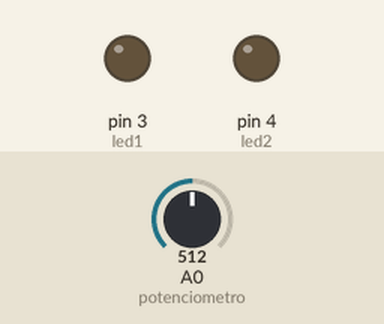
Bench run of a sketch on a simulated Arduino Uno, built with avr-gcc and run on an emulated ATmega328P. On the bench: output pins drawn as LEDs (lit = HIGH). The test bench sets the inputs (shaded band); at power-on: A0 (potenciometro) = 512.

Above: at 1.2 s.
1.3 s: A0 (potenciometro) set to 514
At 2.5 s:
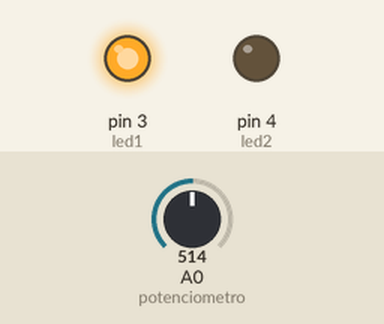
2.8 s: A0 (potenciometro) set to 716
At 3.6 s:
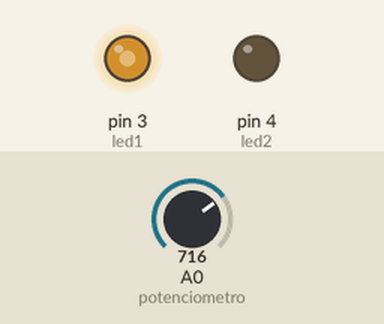
4.3 s: A0 (potenciometro) set to 900
At 4.7 s:
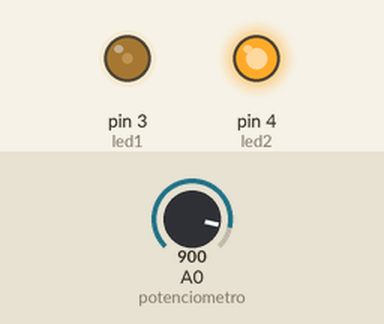
5.8 s: A0 (potenciometro) set to 306
At 7.0 s:
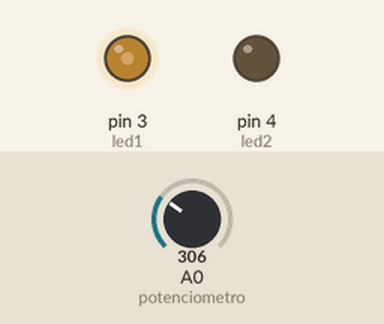
7.3 s: A0 (potenciometro) set to 122
At 8.2 s:
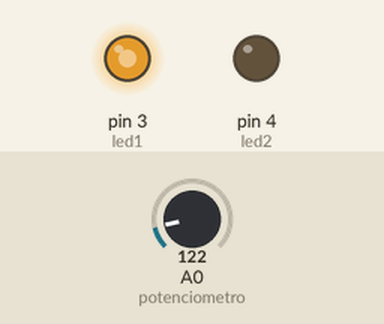
Timing chart, 0 to 9.8 s (numbered marks = the images above; inputs shaded):
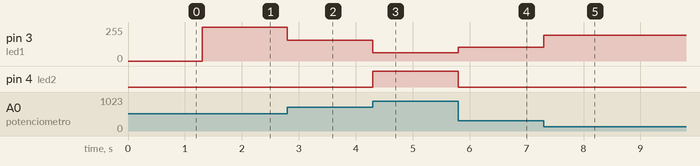

The sketch:

Atividade_10.ino
```cpp
int led1 = 3;
int led2 = 4;
int potenciometro = A0;
int valor_sensor = 0;

void setup()
{
  pinMode(led1, OUTPUT);
  pinMode(led1, OUTPUT);
	pinMode(potenciometro, INPUT);
}

void loop()
{
 int valorsensor = analogRead(potenciometro);
 int luzledA = map(valorsensor, 511, 0, 0, 255);
 int luzledB = map(valorsensor, 512, 1023, 0, 255);
 	analogWrite(led1, luzledA);
	analogWrite(led2, luzledB);
}
```

Measured:
- the behaviour switches between 513 and 514 on A0 (potenciometro) (found by bisection; images 0 and 1)
- after the input at 1.3 s, pin 3 (led1): 0/255 → 255/255 at once
- after the input at 2.8 s, pin 3 (led1): 255/255 → 154/255 at once
- after the input at 4.3 s, pin 3 (led1): 154/255 → 62/255 at once; pin 4 (led2): LOW → HIGH at once
- after the input at 5.8 s, pin 3 (led1): 62/255 → 102/255 at once; pin 4 (led2): HIGH → LOW at once
- after the input at 7.3 s, pin 3 (led1): 102/255 → 194/255 at once
